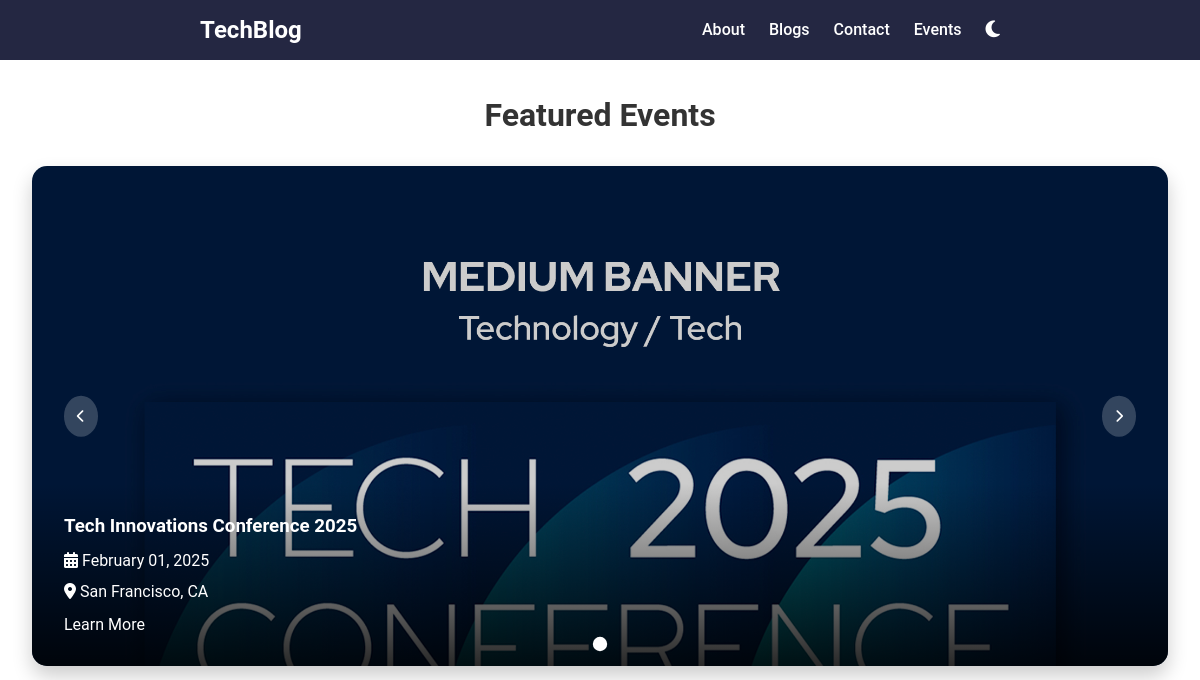
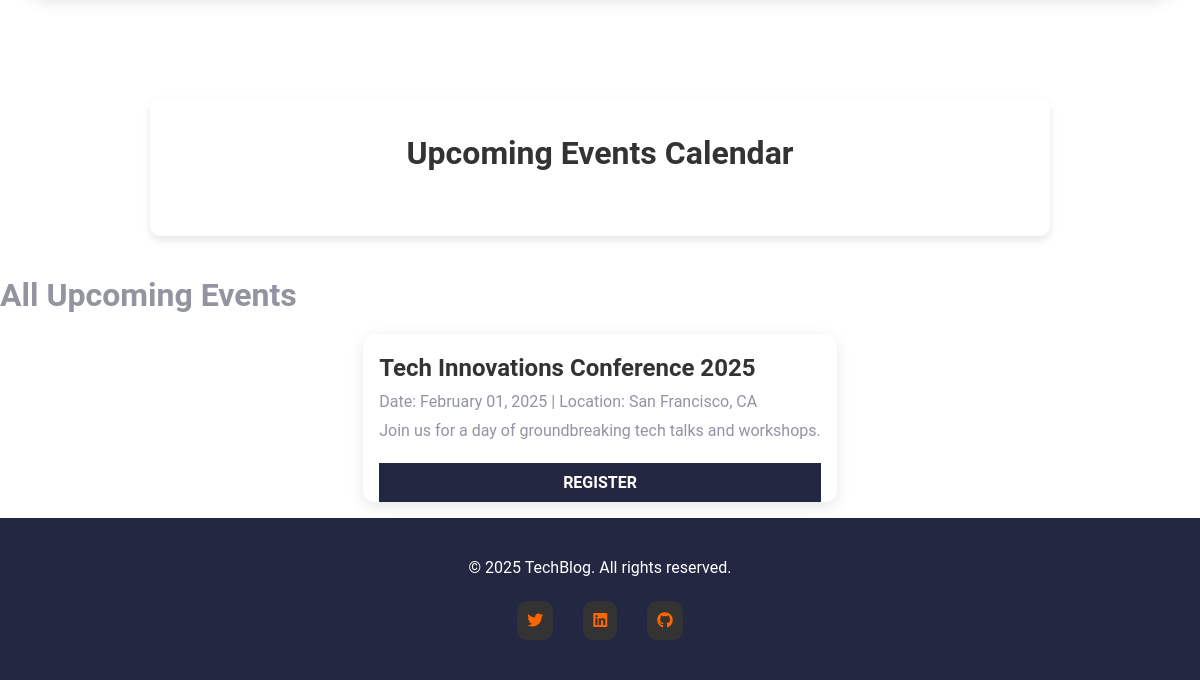
Before: /events with the older database file (2 pictures, top to bottom).
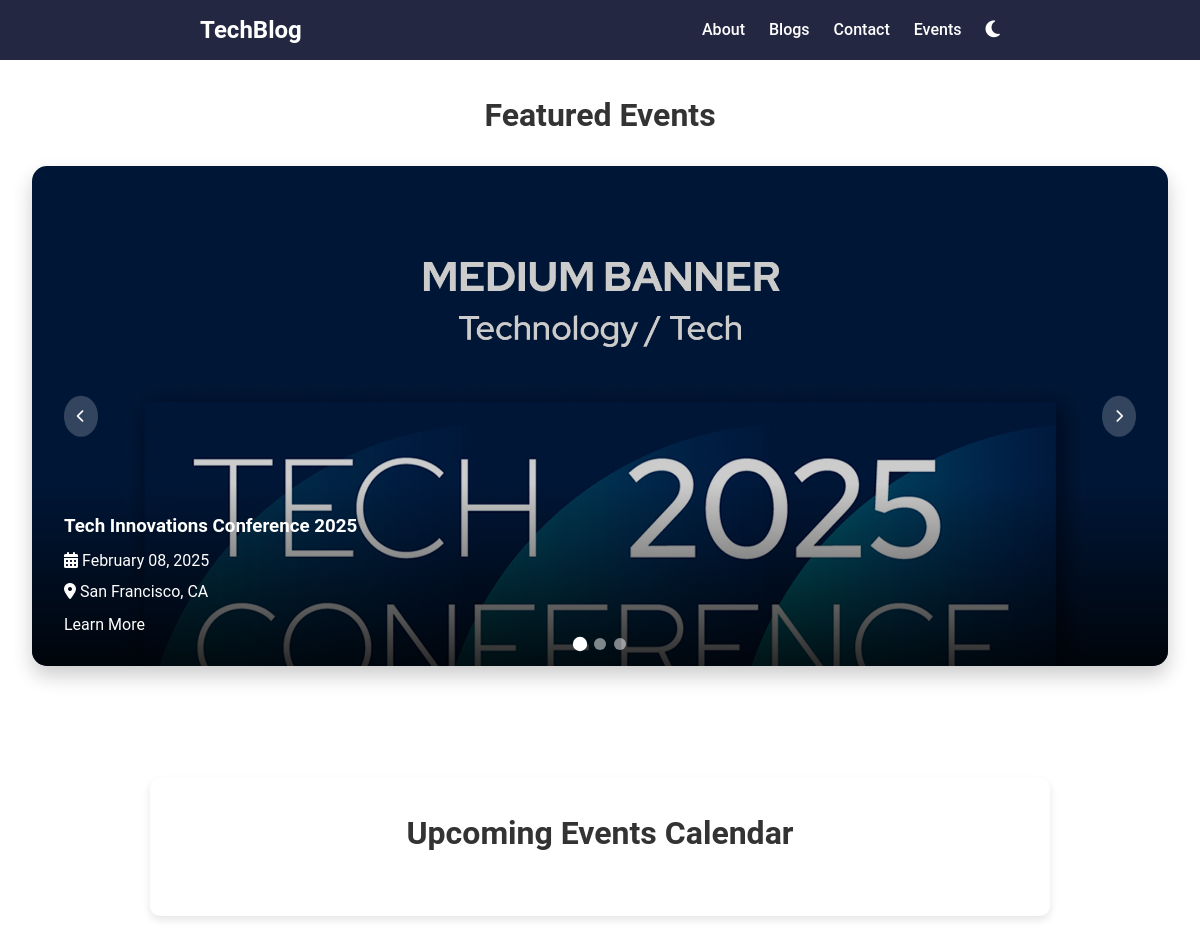
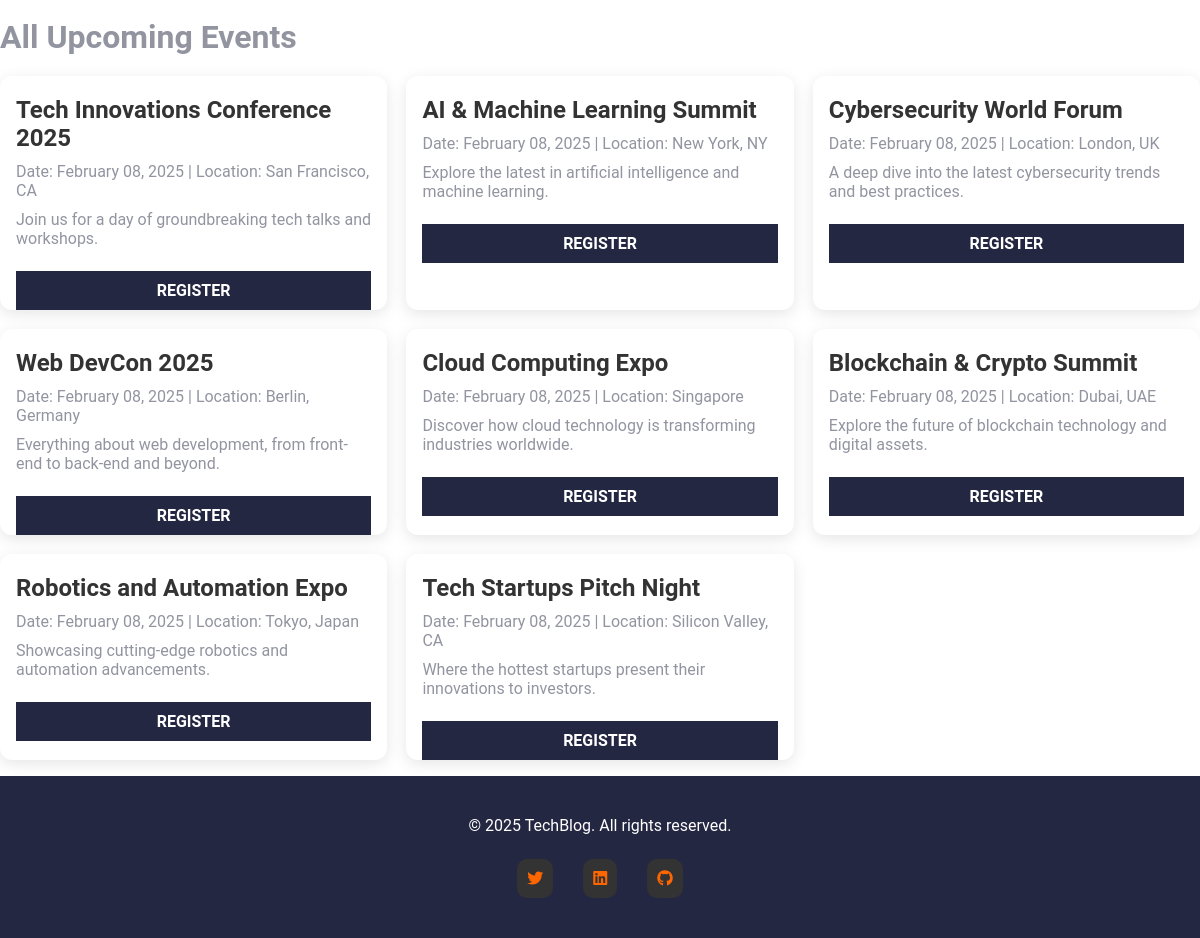
After: the same page with the newer database file (2 pictures, top to bottom).
### models.py (models this page shows, shortened)
class Event(db.Model):
    id = db.Column(db.Integer, primary_key=True)
    title = db.Column(db.String(100), nullable=False)
    description = db.Column(db.Text, nullable=False)
    location = db.Column(db.String(100), nullable=False)
    date_posted = db.Column(db.DateTime, nullable=False,
                            default=datetime.utcnow)
    event_date = db.Column(db.DateTime, nullable=False)
    image_url = db.Column(db.String(120), nullable=False,
                          default='default_event.jpg')
    link = db.Column(db.String(200), nullable=False)
    is_featured = db.Column(db.Boolean, default=False)

### app.py (the view)
    @app.route('/events')
    def events():
        featured_events = Event.query.filter_by(is_featured=True).order_by(
            Event.event_date.asc()).limit(3).all()
        events = Event.query.order_by(Event.event_date.asc()).all()
        return render_template('events.html', featured_events=featured_events, events=events)

### templates/events.html (shortened to what this page needs)
{% extends "base.html" %}
{% block content %}
<section class="events-container">
  <section class="featured-events">
    <h2>Featured Events</h2>
    <div class="carousel-container">
      <div class="events-carousel">
        {% for event in featured_events %}
        <div class="event-slide">
          <div class="image-container">
            <img src="{{ url_for('static', filename=event.image_url) }}" alt="{{ event.title }}" class="event-image">
          </div>
          <div class="event-content">
            <h3>{{ event.title }}</h3>
            <div class="event-meta">
              <p class="event-date">
                <i class="fas fa-calendar-alt"></i>
                {{ event.date_posted.strftime('%B %d, %Y') }}
              </p>
              <p class="event-location">
                <i class="fas fa-map-marker-alt"></i>
                {{ event.location }}
              </p>
            </div>
            <a href="{{ event.link }}" class="cta-button">Learn More</a>
          </div>
        </div>
        {% endfor %}
      </div>
      <button class="carousel-control prev" aria-label="Previous slide">
        <i class="fas fa-chevron-left"></i>
      </button>
      <button class="carousel-control next" aria-label="Next slide">
        <i class="fas fa-chevron-right"></i>
      </button>
      <div class="pagination-dots">
        {% for event in featured_events %}
        <button class="dot{% if loop.first %} active{% endif %}" aria-label="Go to slide {{ loop.index }}"></button>
        {% endfor %}
      </div>
    </div>
  </section>
  <section class="events-calendar">
    <h2>Upcoming Events Calendar</h2>
    <div id="calendar"></div>
  </section>
  <section class="events-list">
    <h2>All Upcoming Events</h2>
    <div class="event-grid">
      {% if events %}
      {% for event in events %}
      <div class="event-item">
        <h4>{{ event.title }}</h4>
        <p>Date: {{ event.date_posted.strftime('%B %d, %Y') }} | Location: {{ event.location }}</p>
        <p>{{ event.description }}</p>
        <a href="{{ event.link }}" class="read-more">Register</a>
      </div>
      {% endfor %}
      {% else %}
      <p>No events available at this time. Check back later!</p>
      {% endif %}
    </div>
  </section>
</section>
{% endblock %}

### templates/base.html (shortened to what this page needs)
<!DOCTYPE html>
<html lang="en">
<head>
  <link rel="stylesheet" href="{{ url_for('static', filename='css/styles.css') }}">
  <link rel="stylesheet" href="https://cdnjs.cloudflare.com/ajax/libs/font-awesome/6.6.0/css/all.min.css">
</head>
<body>
  <header>
    <nav class="navbar">
      <a href="{{ url_for('home') }}" class="logo">TechBlog</a>
      <ul class="nav-links">
        <li><a href="{{ url_for('about') }}">About</a></li>
        <li><a href="{{ url_for('blogs') }}">Blogs</a></li>
        <li><a href="{{ url_for('contact') }}">Contact</a></li>
        <li><a href="{{ url_for('events') }}">Events</a></li>
        <li class="theme-toggle-wrapper">
          <button class="theme-toggle" aria-label="Theme toggle button">
            <i id="theme-icon" class="fa-solid fa-moon"></i>
          </button>
        </li>
      </ul>
    </nav>
  </header>
  <main>
    {% block content %}{% endblock %}
  </main>
  <footer>
    <div class="footer-content">
      <p>&copy; {{ year }} TechBlog. All rights reserved.</p>
      <div class="social-links">
        <a href="#" aria-label="Twitter"><i class="fab fa-twitter"></i></a>
        <a href="#" aria-label="Linkedin"><i class="fab fa-linkedin"></i></a>
        <a href="#" aria-label="Github"><i class="fab fa-github"></i></a>
      </div>
    </div>
  </footer>
</body>
</html>

Changed rows visible on the page:
changed Event "Tech Innovations Conference 2025": date_posted "February 01, 2025" → "February 08, 2025"
added Event: title "AI & Machine Learning Summit", date_posted "February 08, 2025", location "New York, NY", description "Explore the latest in artificial intelligence and machine learning."
added Event: title "Web DevCon 2025", date_posted "February 08, 2025", location "Berlin, Germany", description "Everything about web development, from front-end to back-end and beyond."
added Event: title "Cybersecurity World Forum", date_posted "February 08, 2025", location "London, UK", description "A deep dive into the latest cybersecurity trends and best practices.", shown under "All Upcoming Events"
added Event: title "Cloud Computing Expo", date_posted "February 08, 2025", location "Singapore", description "Discover how cloud technology is transforming industries worldwide.", shown under "All Upcoming Events"
added Event: title "Blockchain & Crypto Summit", date_posted "February 08, 2025", location "Dubai, UAE", description "Explore the future of blockchain technology and digital assets.", shown under "All Upcoming Events"
added Event: title "Robotics and Automation Expo", date_posted "February 08, 2025", location "Tokyo, Japan", description "Showcasing cutting-edge robotics and automation advancements.", shown under "All Upcoming Events"
added Event: title "Tech Startups Pitch Night", date_posted "February 08, 2025", location "Silicon Valley, CA", description "Where the hottest startups present their innovations to investors.", shown under "All Upcoming Events"
